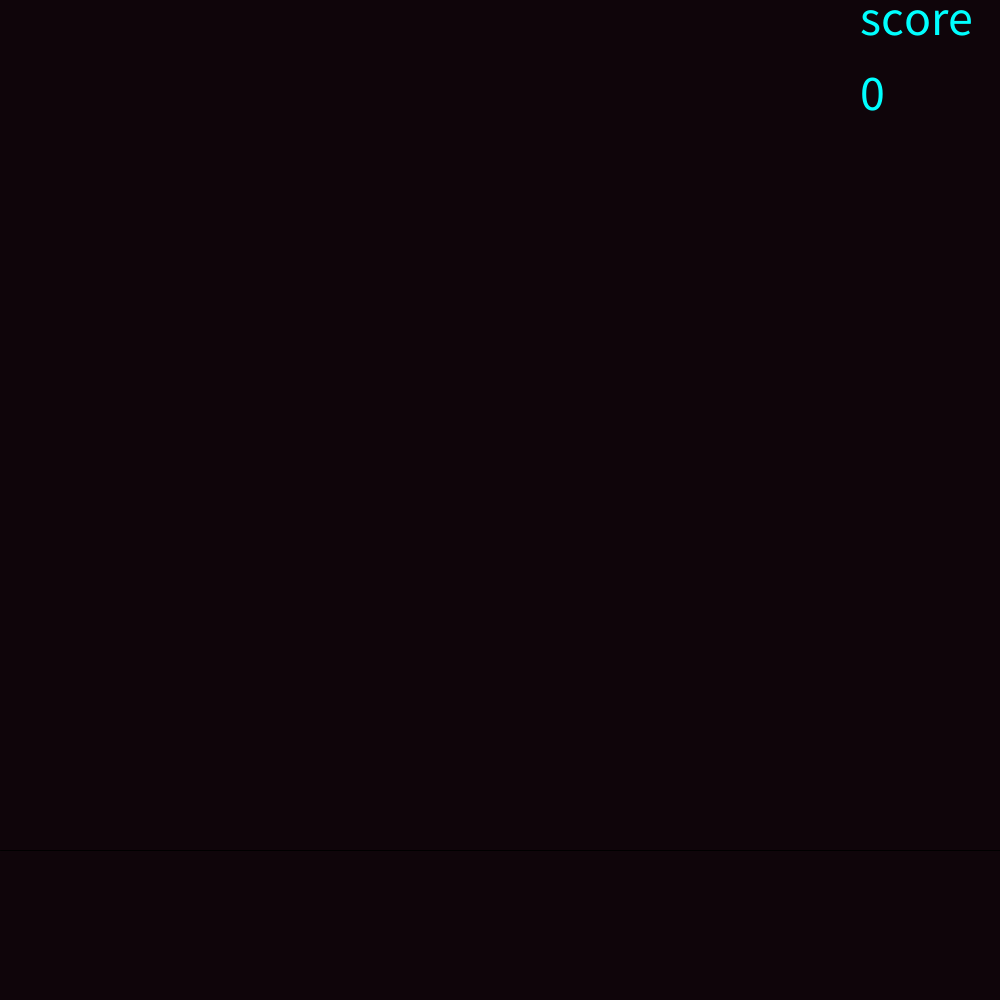
Frame 1 (no input)
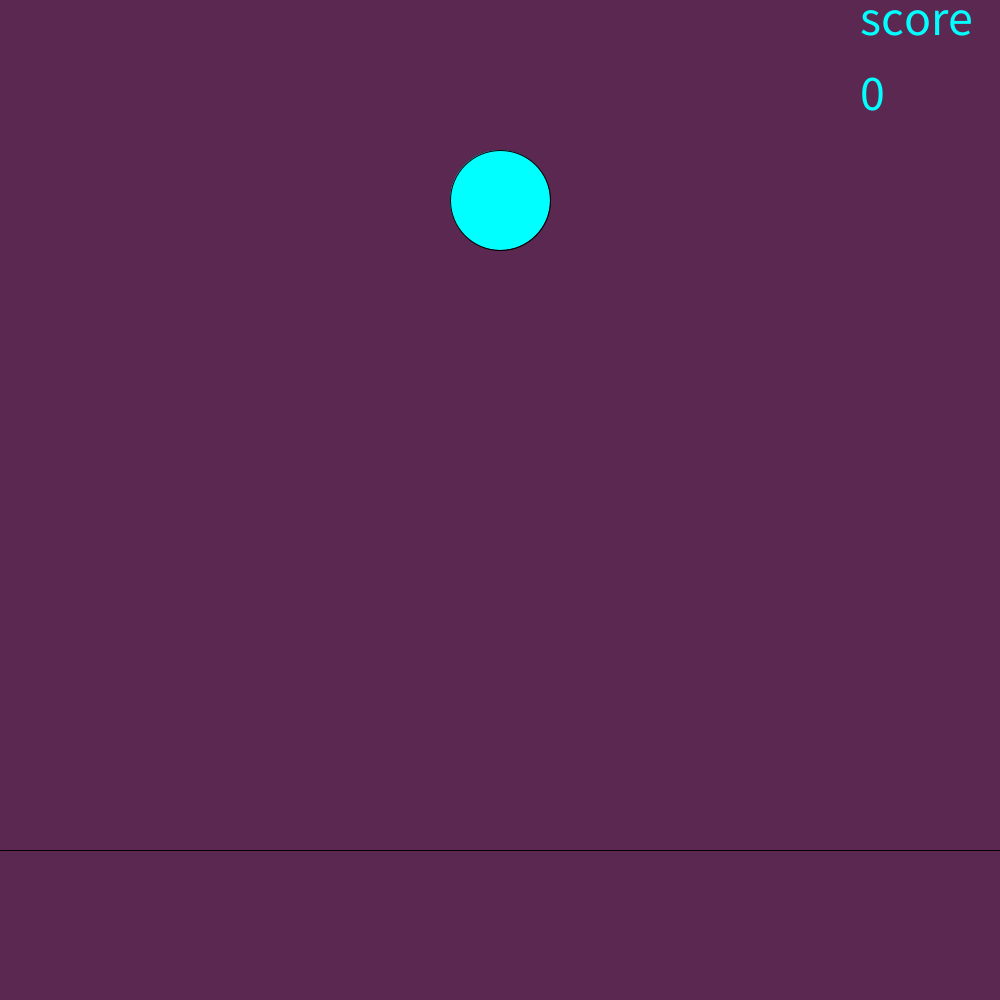
Frame 60 (the mouse pressed at the canvas centre just before this capture)
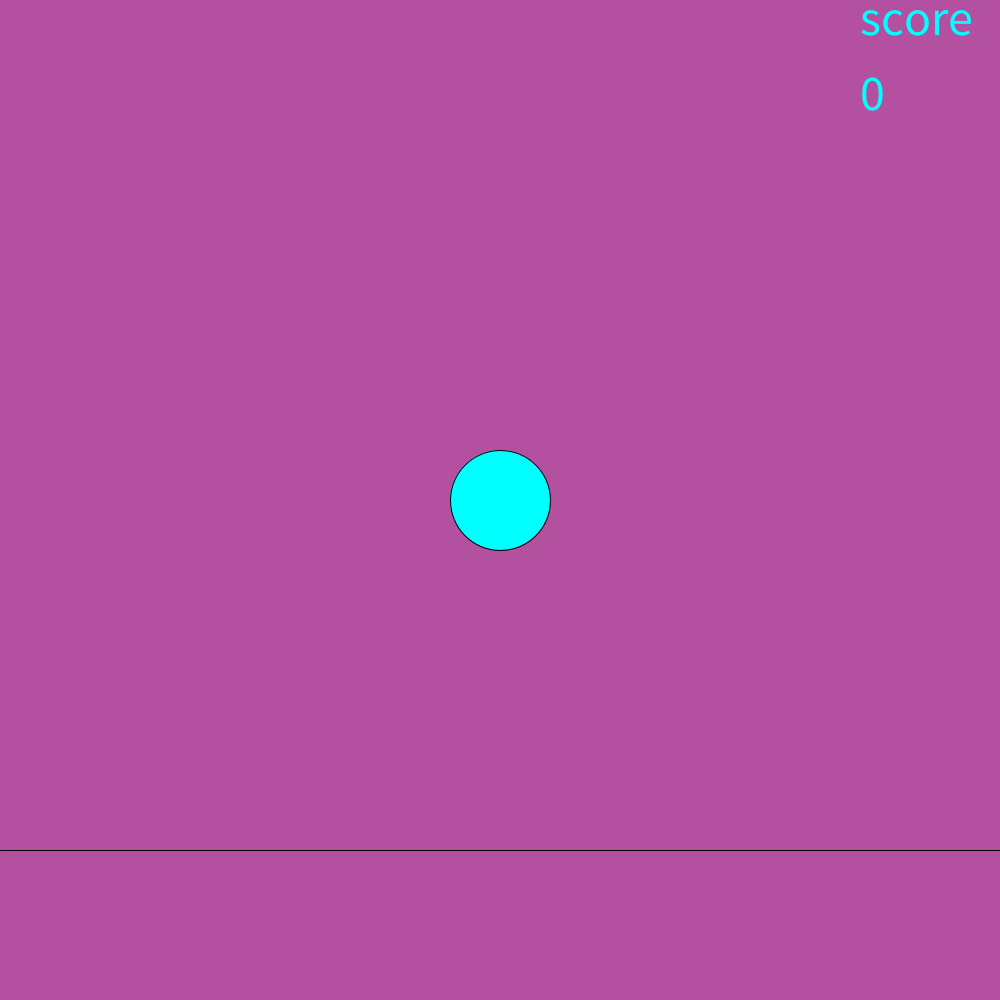
Frame 120 (the mouse held since frame 60 and released just before this capture)

The Processing sketch that drew these frames (run headless with seeded random() and noise(); from frame 60 on, the mouse is pressed at the canvas centre):

// Processing sketch: Harlan_ball_game
// ── Harlan_ball_game.pde
int ballw =-100;
int oof=0;
int stupid=0;
int wierd=0;
int camp=0;
void setup()
{
  size(1000, 1000);
}
void draw()
{
  stupid=stupid+10;
 wierd=wierd+5;
 camp=camp+15;
 
   if(camp>255)
   {
 camp=0;
}
if(stupid>255)
{
  stupid=0;
}
if(wierd>255)
{
  wierd=0;
}
  ballw=ballw+5;
background(0+camp,0+wierd,0+stupid);
    line(0,850,1000,850);
  ellipse(500, ballw, 100, 100);
  if (ballw>1000)
  {
    ballw=0;
  }
  fill(0, 255, 255);
  textSize(50);
  text("score", 860, 35);
  text(oof, 860, 110);
}
void keyPressed()
{
  if(key=='w'&&ballw>900)
  {
    oof=oof+25;
  }
}
